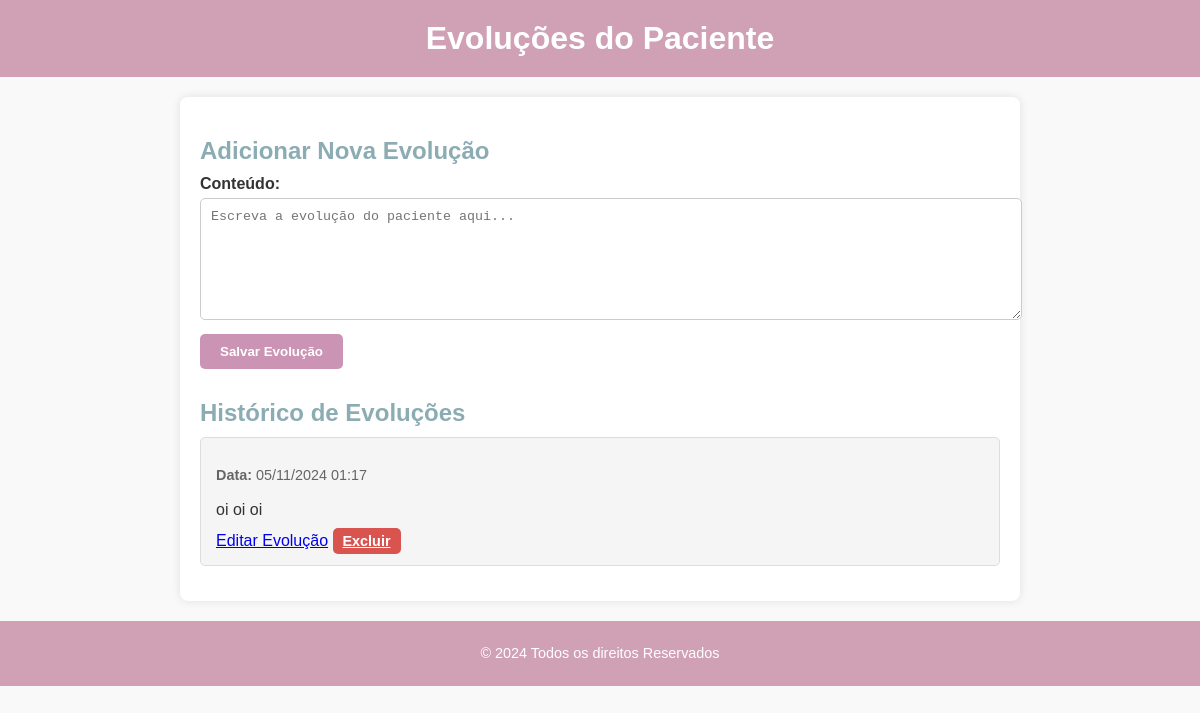
The page /pacientes/pacientes/31/evolucoes/ (signed in) on the database as committed earlier.
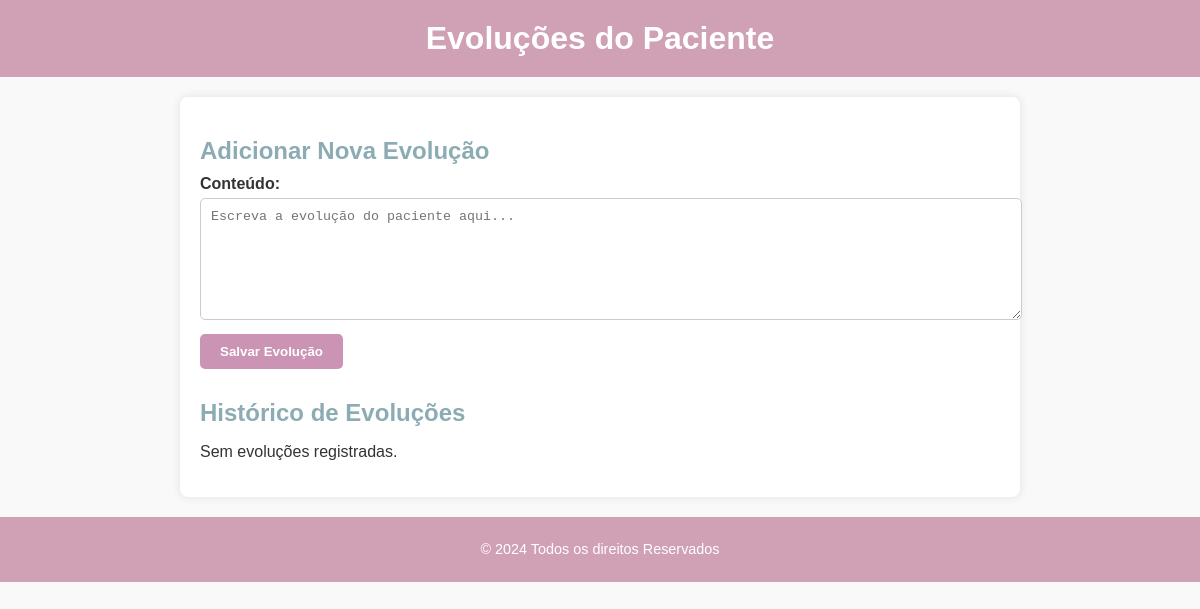
The same page on the database as committed later.
### pacientes/models.py (models this page shows)
class Evolucao(models.Model):
    paciente = models.ForeignKey(Paciente, on_delete=models.CASCADE)
    conteudo = models.TextField()
    data = models.DateTimeField(default=timezone.now)

### pacientes/views.py (the view)
# urls.py: path('pacientes/<int:paciente_id>/evolucoes/', views.evolucoes, name='evolucoes'),
@login_required
def evolucoes(request, paciente_id):
    paciente = get_object_or_404(Paciente, id=paciente_id)
    evolucoes = Evolucao.objects.filter(paciente=paciente).order_by('-data')
    return render(request, 'pacientes/evolucoes.html', {'paciente': paciente, 'evolucoes': evolucoes})

### pacientes/templates/pacientes/evolucoes.html (shortened to what this page needs)
{% load static %}
<!DOCTYPE html>
<html lang="pt-br">
<head>
    <link rel="stylesheet" href="{% static 'css/evolucao.css' %}">
</head>
<body>
    <header>
        <h1 class="page-title">Evoluções do Paciente</h1>
    </header>
    <main class="evolucao-container">
        <section class="nova-evolucao">
            <h2>Adicionar Nova Evolução</h2>
            <form id="form-evolucao" action="{% url 'adicionar_evolucao' paciente.id %}" method="post">
                <label for="conteudo">Conteúdo:</label>
                <textarea id="conteudo" name="conteudo" placeholder="Escreva a evolução do paciente aqui..." required></textarea>
                <button type="submit" class="btn">Salvar Evolução</button>
            </form>
        </section>
        <section class="lista-evolucoes">
            <h2>Histórico de Evoluções</h2>
            {% if evolucoes %}
                {% for evolucao in evolucoes %}
                    <article class="evolucao">
                        <p class="data-evolucao"><strong>Data:</strong> {{ evolucao.data|date:"d/m/Y H:i" }}</p>
                        <p class="conteudo-evolucao">{{ evolucao.conteudo }}</p>
                        <div class="acoes-evolucao">
                            <a href="{% url 'editar_evolucao' evolucao.id %}">Editar Evolução</a>
                            <a href="{% url 'excluir_evolucao' evolucao.id %}" class="btn delete-btn excluir-evolucao">Excluir</a>
                        </div>
                    </article>
                {% endfor %}
            {% else %}
                <p class="sem-evolucoes">Sem evoluções registradas.</p>
            {% endif %}
        </section>
    </main>
    <footer>
        <p>&copy; 2024 Todos os direitos Reservados</p>
    </footer>
</body>
</html>

Rows that differ between the two databases and show on the page:
removed Evolucao: data "05/11/2024 01:17", conteudo "oi oi oi"
Other text that changed with them:
text now shown: "Sem evoluções registradas."
